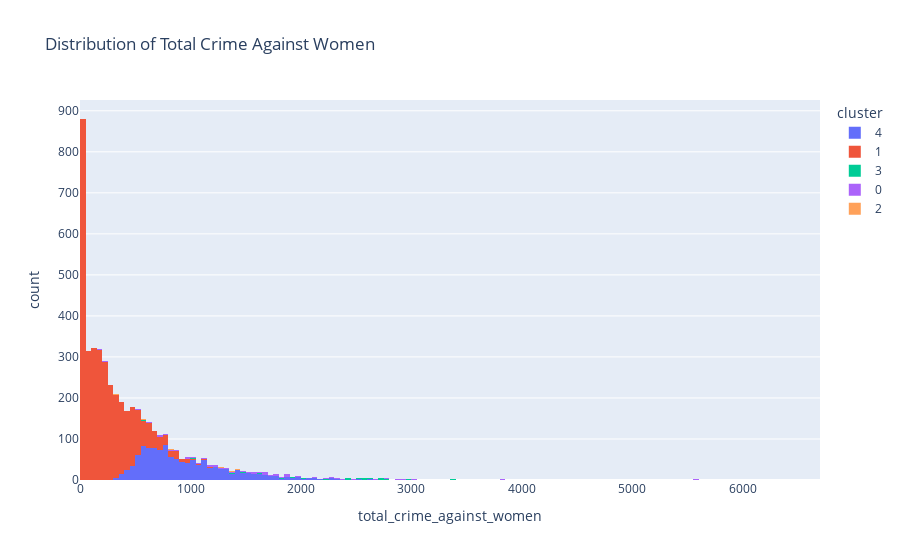

The notebook cell this image was saved under:
### Code cell
# Histogram
hist_fig = px.histogram(
    data, x='total_crime_against_women', color='cluster',
    title='Distribution of Total Crime Against Women'
)
hist_fig.show()

### Figure 1 — Plotly figure (JSON) as saved in the notebook; plotly's stock layout.template omitted (floating-point values rounded to 4 significant figures; data arrays with more than 128 entries replaced by an {"elided": "..."} marker saying what was removed)
{"data": [{"alignmentgroup": "True", "bingroup": "x", "hovertemplate": "cluster=4<br>total_crime_against_women=%{x}<br>count=%{y}<extra></extra>", "legendgroup": "4", "marker": {"color": "#636efa", "pattern": {"shape": ""}}, "name": "4", "offsetgroup": "4", "orientation": "v", "showlegend": true, "type": "histogram", "x": {"elided": "1170 int values"}, "xaxis": "x", "yaxis": "y"}, {"alignmentgroup": "True", "bingroup": "x", "hovertemplate": "cluster=1<br>total_crime_against_women=%{x}<br>count=%{y}<extra></extra>", "legendgroup": "1", "marker": {"color": "#EF553B", "pattern": {"shape": ""}}, "name": "1", "offsetgroup": "1", "orientation": "v", "showlegend": true, "type": "histogram", "x": {"elided": "3409 int values"}, "xaxis": "x", "yaxis": "y"}, {"alignmentgroup": "True", "bingroup": "x", "hovertemplate": "cluster=3<br>total_crime_against_women=%{x}<br>count=%{y}<extra></extra>", "legendgroup": "3", "marker": {"color": "#00cc96", "pattern": {"shape": ""}}, "name": "3", "offsetgroup": "3", "orientation": "v", "showlegend": true, "type": "histogram", "x": [1457, 1003, 1393, 1185, 3127, 1936, 5543, 3038, 3050, 2876, 2611, 1615, 1853, 3486, 6690, 3815, 741, 2204, 2592, 2637, 1435, 1639, 3427, 6242, 3750, 2509, 777, 2745, 2561, 2204, 1290, 2433, 2561, 1658, 3565, 5572, 3679, 2076, 647, 3527, 2796, 2010, 2073, 2424, 1544, 3375, 5234, 1837, 3365, 554, 2415, 2959, 3647, 1690, 1390, 2730, 4583, 576, 2715, 2001], "xaxis": "x", "yaxis": "y"}, {"alignmentgroup": "True", "bingroup": "x", "hovertemplate": "cluster=0<br>total_crime_against_women=%{x}<br>count=%{y}<extra></extra>", "legendgroup": "0", "marker": {"color": "#ab63fa", "pattern": {"shape": ""}}, "name": "0", "offsetgroup": "0", "orientation": "v", "showlegend": true, "type": "histogram", "x": [2276, 2460, 1880, 1624, 156, 775, 2563, 1763, 1794, 1893, 2257, 1685, 1776, 1869, 840, 1131, 1249, 1340, 1527, 2347, 1531, 2787, 2143, 541, 1847, 989, 1301, 2527, 1160, 1671, 1826, 4421, 2922, 1282, 5973, 1743, 2343, 1570, 4240, 1468, 2203, 855, 1985, 704, 1398, 1840, 1197, 2591, 1969, 1244, 5578, 3835, 1743, 2343, 1570, 1761, 1840, 2231, 526, 981, 834, 702, 1660, 857, 1162, 1850, 2936, 5196, 3858, 965, 2884, 1656, 1019, 1798, 1678, 1718, 578, 407, 1556, 1218, 1488, 731, 1169, 790, 1669, 641, 1882, 616, 3000, 1209, 1078, 213, 703, 5817, 4383, 1680, 1035, 1330, 2787, 2107, 868, 2296, 2365, 1633, 720, 1490, 1869, 1280, 1204, 1557, 785, 1017, 1391, 1479, 2696], "xaxis": "x", "yaxis": "y"}, {"alignmentgroup": "True", "bingroup": "x", "hovertemplate": "cluster=2<br>total_crime_against_women=%{x}<br>count=%{y}<extra></extra>", "legendgroup": "2", "marker": {"color": "#FFA15A", "pattern": {"shape": ""}}, "name": "2", "offsetgroup": "2", "orientation": "v", "showlegend": true, "type": "histogram", "x": [541, 1384, 497, 1510, 1388, 573, 1434, 336, 865, 1405, 816, 842, 681, 1273], "xaxis": "x", "yaxis": "y"}], "layout": {"barmode": "relative", "legend": {"title": {"text": "cluster"}, "tracegroupgap": 0}, "title": {"text": "Distribution of Total Crime Against Women"}, "xaxis": {"anchor": "y", "domain": [0, 1], "title": {"text": "total_crime_against_women"}}, "yaxis": {"anchor": "x", "domain": [0, 1], "title": {"text": "count"}}}}
